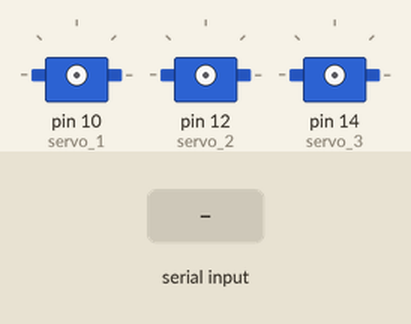
This sketch was run on a simulated Arduino Uno, built with avr-gcc and run on an emulated ATmega328P. Shown: 3 × servo. Inputs (shaded band) come from the test bench.

Above: at 1.2 s.
1.3 s: "90,45\n" received over Serial
4.3 s: "5\n" received over Serial
7.3 s: "30,150\n" received over Serial
10.3 s: "1\n" received over Serial
Timing chart, 0 to 60.8 s (numbered marks = the images above; inputs shaded):
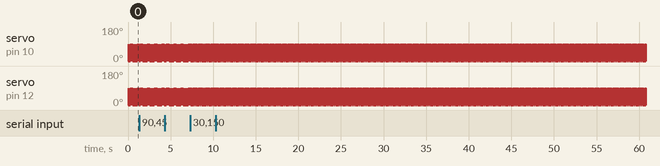

Measured:
- after the input at 7.3 s, servo on pin 10 (servo_1), servo on pin 12 (servo_2): alternates 90° for 0.02 s and 0° for 0.02 s, starting after 0.18 s
- by itself, servo on pin 10 (servo_1), servo on pin 12 (servo_2): alternates 90° for 0.02 s and 0° for 0.04 s

The sketch:

arduino_final_v2.ino
```cpp
#include<Servo.h>
void setup() {
  // put your setup code here, to run once:
  Serial.begin(9600);
  }

bool isReceiving=false;
String userInput;
int a,b,c;

void loop() {
  // put your main code here, to run repeatedly:
  Servo servo_1;
  Servo servo_2;
  Servo servo_3;

  servo_1.attach(10);
  servo_2.attach(12);
  servo_3.attach(14);


 // int i=0;

   while (Serial.available())
   {
       isReceiving=true;
       char c = Serial.read();
       userInput+=c;
   }

if(isReceiving)
  {
    //Serial.print("Received:");
   // Serial.println(input);
    int theta = userInput.toInt();
   int  servo_no = theta%10;
    theta = theta/10;
    switch(servo_no)
    {
      case 1:
      servo_1.write(78+theta-180);
      a = 78 + theta - 180;
      break;
      case 2:
      servo_2.write(90+theta);
      b = 90 + theta;
      break;
      case 3:
      servo_3.write(90+theta);
      c = 90 + theta;
      break;
    }
    //servo_1.write(theta);
    userInput="";
    isReceiving=false;
  }
     /* servo_1.write(userinput[0]);
      servo_2.write(userinput[1]);
      servo_3.write(userinput[2]);
      for (i=0;i<3;i++)
     {
      Serial.println(userinput[i]);
     }*/
     delay(3);
     servo_1.write(a);
     servo_2.write(b);
     servo_3.write(c);
}
```
